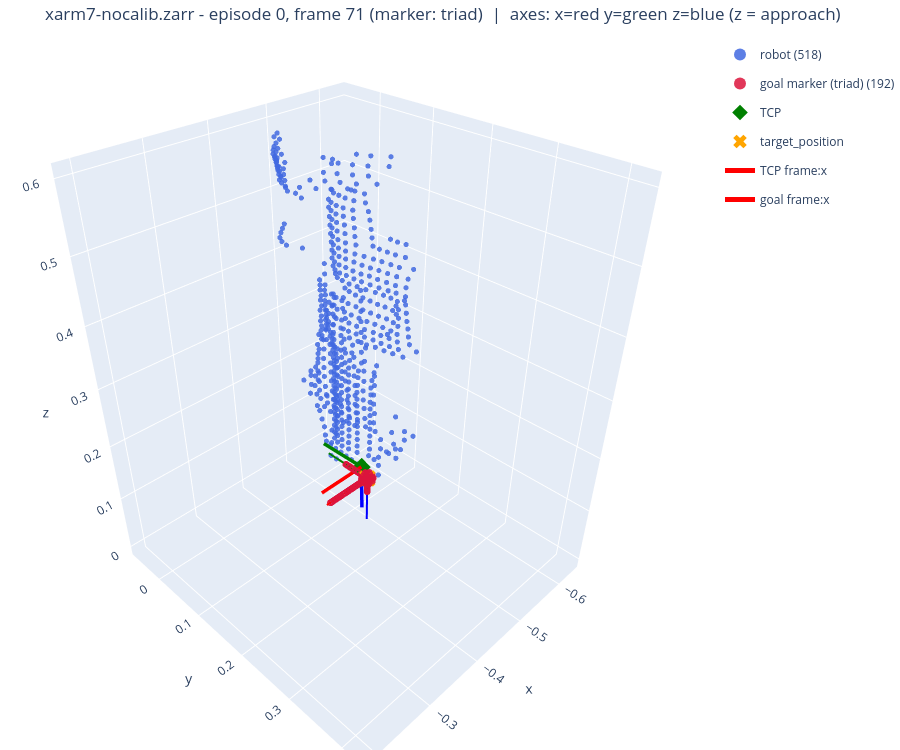

The code cell stored with this chart in its notebook:
### Code cell
def scatter(mask, name, color, size):
    p = pts[mask]
    return go.Scatter3d(
        x=p[:, 0], y=p[:, 1], z=p[:, 2],
        mode="markers",
        name=f"{name} ({int(mask.sum())})",
        marker=dict(size=size, color=color, opacity=0.85),
    )


def _quat_to_R(quat_wxyz):
    """SAPIEN [w,x,y,z] -> 3x3 rotation matrix (columns = local x,y,z axes in world)."""
    q = np.asarray(quat_wxyz, dtype=np.float64).reshape(4)
    n = np.linalg.norm(q)
    if n < 1e-12:
        return np.eye(3)
    w, x, y, z = (q / n).tolist()
    return np.array([
        [1 - 2 * (y * y + z * z), 2 * (x * y - w * z), 2 * (x * z + w * y)],
        [2 * (x * y + w * z), 1 - 2 * (x * x + z * z), 2 * (y * z - w * x)],
        [2 * (x * z - w * y), 2 * (y * z + w * x), 1 - 2 * (x * x + y * y)],
    ])


def frame_triad(origin, quat_wxyz, *, length=0.06, name="frame", width=6):
    """Return 3 Scatter3d line traces for the x(red)/y(green)/z(blue) axes of a pose.

    The three columns of R are the local axis directions expressed in world coords;
    for a downward gripper the local +z (blue) points along the approach axis.
    """
    origin = np.asarray(origin, dtype=np.float64).reshape(3)
    R = _quat_to_R(quat_wxyz)
    axis_colors = [("x", "red"), ("y", "green"), ("z", "blue")]
    traces = []
    for i, (axis_name, color) in enumerate(axis_colors):
        tip = origin + length * R[:, i]
        traces.append(go.Scatter3d(
            x=[origin[0], tip[0]], y=[origin[1], tip[1]], z=[origin[2], tip[2]],
            mode="lines",
            line=dict(color=color, width=width),
            name=f"{name}:{axis_name}",
            showlegend=(i == 0),
            legendgroup=name,
        ))
    return traces


traces = [
    scatter(is_scene, "scene", "lightgray", 2),
    scatter(is_robot, "robot", "royalblue", 3),
    scatter(is_goal, f"goal marker ({goal_marker_style})", "crimson", 4),
]

# TCP + target anchors as distinct diamonds.
traces.append(go.Scatter3d(
    x=[tcp_xyz[0]], y=[tcp_xyz[1]], z=[tcp_xyz[2]], mode="markers",
    name="TCP", marker=dict(size=6, color="green", symbol="diamond"),
))
traces.append(go.Scatter3d(
    x=[target_xyz[0]], y=[target_xyz[1]], z=[target_xyz[2]], mode="markers",
    name="target_position", marker=dict(size=6, color="orange", symbol="x"),
))

# --- TCP triad: where the end-effector lands and how it is oriented ---
# tcp_pose = [x, y, z, qw, qx, qy, qz] (SAPIEN scalar-first quaternion).
tcp_quat = tcp_ep[rel, 3:7]
traces += frame_triad(tcp_xyz, tcp_quat, length=0.06, name="TCP frame", width=7)

# --- Goal-pose triad: the commanded 6D target orientation (if goal_quat exists) ---
if goal_quat_ep is not None:
    traces += frame_triad(
        target_xyz, goal_quat_ep[rel], length=0.06, name="goal frame", width=4
    )

fig = go.Figure(data=traces)
fig.update_layout(
    title=(
        f"{DATASET.name} - episode {EPISODE}, frame {row} (marker: {goal_marker_style})"
        "  |  axes: x=red y=green z=blue (z = approach)"
    ),
    scene=dict(
        xaxis_title="x", yaxis_title="y", zaxis_title="z",
        aspectmode="data",
    ),
    legend=dict(itemsizing="constant"),
    margin=dict(l=0, r=0, t=40, b=0),
    height=750,
)
fig.show()

### Figure 1 — Plotly figure (JSON) as saved in the notebook; plotly's stock layout.template omitted (floating-point values rounded to 4 significant figures; data arrays with more than 128 entries replaced by an {"elided": "..."} marker saying what was removed)
{"data": [{"marker": {"color": "lightgray", "opacity": 0.85, "size": 2}, "mode": "markers", "name": "scene (0)", "type": "scatter3d", "x": [], "y": [], "z": []}, {"marker": {"color": "royalblue", "opacity": 0.85, "size": 3}, "mode": "markers", "name": "robot (518)", "type": "scatter3d", "x": {"elided": "518 float values"}, "y": {"elided": "518 float values"}, "z": {"elided": "518 float values"}}, {"marker": {"color": "crimson", "opacity": 0.85, "size": 4}, "mode": "markers", "name": "goal marker (triad) (192)", "type": "scatter3d", "x": {"elided": "192 float values"}, "y": {"elided": "192 float values"}, "z": {"elided": "192 float values"}}, {"marker": {"color": "green", "size": 6, "symbol": "diamond"}, "mode": "markers", "name": "TCP", "type": "scatter3d", "x": [-0.2621], "y": [0.3461], "z": [0.3609]}, {"marker": {"color": "orange", "size": 6, "symbol": "x"}, "mode": "markers", "name": "target_position", "type": "scatter3d", "x": [-0.2498], "y": [0.367], "z": [0.3647]}, {"legendgroup": "TCP frame", "line": {"color": "red", "width": 7}, "mode": "lines", "name": "TCP frame:x", "showlegend": true, "type": "scatter3d", "x": [-0.2621, -0.2021], "y": [0.3461, 0.3463], "z": [0.3609, 0.3605]}, {"legendgroup": "TCP frame", "line": {"color": "green", "width": 7}, "mode": "lines", "name": "TCP frame:y", "showlegend": false, "type": "scatter3d", "x": [-0.2621, -0.2619], "y": [0.3461, 0.2861], "z": [0.3609, 0.36]}, {"legendgroup": "TCP frame", "line": {"color": "blue", "width": 7}, "mode": "lines", "name": "TCP frame:z", "showlegend": false, "type": "scatter3d", "x": [-0.2621, -0.2625], "y": [0.3461, 0.347], "z": [0.3609, 0.3009]}, {"legendgroup": "goal frame", "line": {"color": "red", "width": 4}, "mode": "lines", "name": "goal frame:x", "showlegend": true, "type": "scatter3d", "x": [-0.2498, -0.1898], "y": [0.367, 0.367], "z": [0.3647, 0.3647]}, {"legendgroup": "goal frame", "line": {"color": "green", "width": 4}, "mode": "lines", "name": "goal frame:y", "showlegend": false, "type": "scatter3d", "x": [-0.2498, -0.2498], "y": [0.367, 0.307], "z": [0.3647, 0.3647]}, {"legendgroup": "goal frame", "line": {"color": "blue", "width": 4}, "mode": "lines", "name": "goal frame:z", "showlegend": false, "type": "scatter3d", "x": [-0.2498, -0.2498], "y": [0.367, 0.367], "z": [0.3647, 0.3047]}], "layout": {"height": 750, "legend": {"itemsizing": "constant"}, "margin": {"b": 0, "l": 0, "r": 0, "t": 40}, "scene": {"aspectmode": "data", "xaxis": {"title": {"text": "x"}}, "yaxis": {"title": {"text": "y"}}, "zaxis": {"title": {"text": "z"}}}, "title": {"text": "xarm7-nocalib.zarr - episode 0, frame 71 (marker: triad)  |  axes: x=red y=green z=blue (z = approach)"}}}
